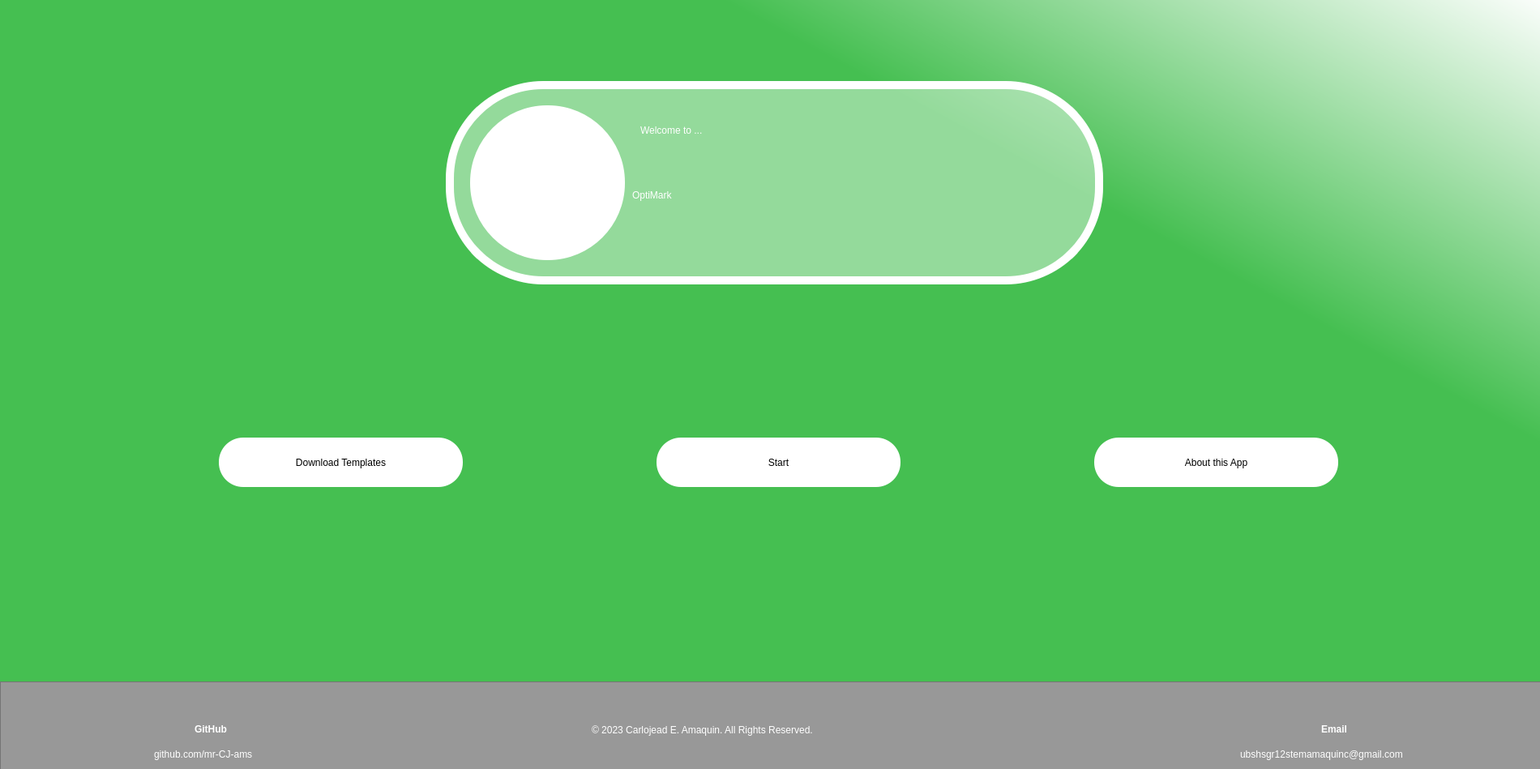
<?xml version="1.0" encoding="UTF-8"?>
<ui version="4.0">
 <class>Dialog</class>
 <widget class="QDialog" name="Dialog">
  <property name="geometry">
   <rect>
    <x>0</x>
    <y>0</y>
    <width>1900</width>
    <height>949</height>
   </rect>
  </property>
  <property name="windowTitle">
   <string>Dialog</string>
  </property>
  <widget class="QWidget" name="bgwidget" native="true">
   <property name="geometry">
    <rect>
     <x>0</x>
     <y>-10</y>
     <width>1901</width>
     <height>971</height>
    </rect>
   </property>
   <property name="styleSheet">
    <string notr="true">QWidget#bgwidget
{  
background-color: qlineargradient(spread:pad, x1:0.667, y1:0.3125, x2:1, y2:0, stop:0.134328 rgba(69, 191, 81, 255), stop:1 rgba(255, 255, 255, 255));
 }</string>
   </property>
   <widget class="QLabel" name="label">
    <property name="geometry">
     <rect>
      <x>780</x>
      <y>180</y>
      <width>491</width>
      <height>141</height>
     </rect>
    </property>
    <property name="styleSheet">
     <string notr="true">font: 70pt &quot;MS Shell Dlg 2&quot;;
color: rgb(255, 255, 255);</string>
    </property>
    <property name="text">
     <string>OptiMark</string>
    </property>
   </widget>
   <widget class="QLabel" name="label_2">
    <property name="geometry">
     <rect>
      <x>790</x>
      <y>150</y>
      <width>381</width>
      <height>41</height>
     </rect>
    </property>
    <property name="styleSheet">
     <string notr="true">font: 25pt &quot;MS Shell Dlg 2&quot;;
color: rgb(255, 255, 255);</string>
    </property>
    <property name="text">
     <string>Welcome to ...</string>
    </property>
   </widget>
   <widget class="QPushButton" name="download">
    <property name="geometry">
     <rect>
      <x>580</x>
      <y>140</y>
      <width>191</width>
      <height>191</height>
     </rect>
    </property>
    <property name="styleSheet">
     <string notr="true">
border-radius: 95px;</string>
    </property>
    <property name="text">
     <string/>
    </property>
   </widget>
   <widget class="QGraphicsView" name="graphicsView_3">
    <property name="geometry">
     <rect>
      <x>550</x>
      <y>110</y>
      <width>811</width>
      <height>251</height>
     </rect>
    </property>
    <property name="styleSheet">
     <string notr="true">background-color: qlineargradient(spread:pad, x1:0, y1:0, x2:1, y2:0, stop:0 rgba(255, 255, 255, 108));
border-style: solid;
border-width: 10px;
border-color: rgb(255, 255, 255);
border-radius: 120px;

</string>
    </property>
   </widget>
   <widget class="QGraphicsView" name="graphicsView_4">
    <property name="geometry">
     <rect>
      <x>580</x>
      <y>140</y>
      <width>191</width>
      <height>191</height>
     </rect>
    </property>
    <property name="styleSheet">
     <string notr="true">background-color: rgb(255, 255, 255);

border-radius: 95px;

</string>
    </property>
   </widget>
   <widget class="QPushButton" name="start">
    <property name="geometry">
     <rect>
      <x>810</x>
      <y>550</y>
      <width>301</width>
      <height>61</height>
     </rect>
    </property>
    <property name="styleSheet">
     <string notr="true">color: rgb(0, 0, 0);
background-color: rgb(255, 255, 255);
border-radius: 30px;
font: 75 12pt &quot;MS Shell Dlg 2&quot;;</string>
    </property>
    <property name="text">
     <string>Start</string>
    </property>
   </widget>
   <widget class="QPushButton" name="about">
    <property name="geometry">
     <rect>
      <x>1350</x>
      <y>550</y>
      <width>301</width>
      <height>61</height>
     </rect>
    </property>
    <property name="styleSheet">
     <string notr="true">color: rgb(0, 0, 0);
background-color: rgb(255, 255, 255);
border-radius: 30px;
font: 75 12pt &quot;MS Shell Dlg 2&quot;;</string>
    </property>
    <property name="text">
     <string>About this App</string>
    </property>
   </widget>
   <widget class="QGraphicsView" name="graphicsView">
    <property name="geometry">
     <rect>
      <x>0</x>
      <y>851</y>
      <width>1921</width>
      <height>111</height>
     </rect>
    </property>
    <property name="styleSheet">
     <string notr="true">background-color: rgb(152, 152, 152);</string>
    </property>
   </widget>
   <widget class="QPushButton" name="githubLayout">
    <property name="geometry">
     <rect>
      <x>210</x>
      <y>850</y>
      <width>151</width>
      <height>51</height>
     </rect>
    </property>
    <property name="styleSheet">
     <string notr="true">
border-radius: 95px;</string>
    </property>
    <property name="text">
     <string/>
    </property>
   </widget>
   <widget class="QPushButton" name="emailLayout">
    <property name="geometry">
     <rect>
      <x>1590</x>
      <y>850</y>
      <width>151</width>
      <height>51</height>
     </rect>
    </property>
    <property name="styleSheet">
     <string notr="true">
border-radius: 95px;</string>
    </property>
    <property name="text">
     <string/>
    </property>
   </widget>
   <widget class="QLabel" name="label_3">
    <property name="geometry">
     <rect>
      <x>190</x>
      <y>920</y>
      <width>211</width>
      <height>41</height>
     </rect>
    </property>
    <property name="styleSheet">
     <string notr="true">font: 75 12pt &quot;MS Shell Dlg 2&quot;;
color: rgb(255, 255, 255);</string>
    </property>
    <property name="text">
     <string>github.com/mr-CJ-ams</string>
    </property>
   </widget>
   <widget class="QLabel" name="label_4">
    <property name="geometry">
     <rect>
      <x>240</x>
      <y>890</y>
      <width>101</width>
      <height>41</height>
     </rect>
    </property>
    <property name="styleSheet">
     <string notr="true">font: 75 14pt &quot;MS Shell Dlg 2&quot;;
color: rgb(255, 255, 255);</string>
    </property>
    <property name="text">
     <string>&lt;html&gt;&lt;head/&gt;&lt;body&gt;&lt;p&gt;&lt;span style=&quot; font-weight:600;&quot;&gt;GitHub&lt;/span&gt;&lt;/p&gt;&lt;/body&gt;&lt;/html&gt;</string>
    </property>
   </widget>
   <widget class="QLabel" name="label_5">
    <property name="geometry">
     <rect>
      <x>730</x>
      <y>890</y>
      <width>461</width>
      <height>41</height>
     </rect>
    </property>
    <property name="styleSheet">
     <string notr="true">font: 75 12pt &quot;MS Shell Dlg 2&quot;;
color: rgb(255, 255, 255);</string>
    </property>
    <property name="text">
     <string>© 2023 Carlojead E. Amaquin. All Rights Reserved.</string>
    </property>
   </widget>
   <widget class="QLabel" name="label_6">
    <property name="geometry">
     <rect>
      <x>1630</x>
      <y>890</y>
      <width>71</width>
      <height>41</height>
     </rect>
    </property>
    <property name="styleSheet">
     <string notr="true">font: 75 14pt &quot;MS Shell Dlg 2&quot;;
color: rgb(255, 255, 255);</string>
    </property>
    <property name="text">
     <string>&lt;html&gt;&lt;head/&gt;&lt;body&gt;&lt;p&gt;&lt;span style=&quot; font-weight:600;&quot;&gt;Email&lt;/span&gt;&lt;/p&gt;&lt;/body&gt;&lt;/html&gt;</string>
    </property>
   </widget>
   <widget class="QLabel" name="label_7">
    <property name="geometry">
     <rect>
      <x>1530</x>
      <y>920</y>
      <width>331</width>
      <height>41</height>
     </rect>
    </property>
    <property name="styleSheet">
     <string notr="true">font: 75 12pt &quot;MS Shell Dlg 2&quot;;
color: rgb(255, 255, 255);</string>
    </property>
    <property name="text">
     <string>ubshsgr12stemamaquinc@gmail.com</string>
    </property>
   </widget>
   <widget class="QPushButton" name="download_temp">
    <property name="geometry">
     <rect>
      <x>270</x>
      <y>550</y>
      <width>301</width>
      <height>61</height>
     </rect>
    </property>
    <property name="styleSheet">
     <string notr="true">color: rgb(0, 0, 0);
background-color: rgb(255, 255, 255);
border-radius: 30px;
font: 75 12pt &quot;MS Shell Dlg 2&quot;;</string>
    </property>
    <property name="text">
     <string>Download Templates</string>
    </property>
   </widget>
   <zorder>graphicsView_3</zorder>
   <zorder>graphicsView_4</zorder>
   <zorder>label</zorder>
   <zorder>label_2</zorder>
   <zorder>download</zorder>
   <zorder>start</zorder>
   <zorder>about</zorder>
   <zorder>graphicsView</zorder>
   <zorder>githubLayout</zorder>
   <zorder>emailLayout</zorder>
   <zorder>label_3</zorder>
   <zorder>label_4</zorder>
   <zorder>label_5</zorder>
   <zorder>label_6</zorder>
   <zorder>label_7</zorder>
   <zorder>download_temp</zorder>
  </widget>
 </widget>
 <resources>
  <include location="icons&amp;images.qrc"/>
 </resources>
 <connections/>
</ui>
